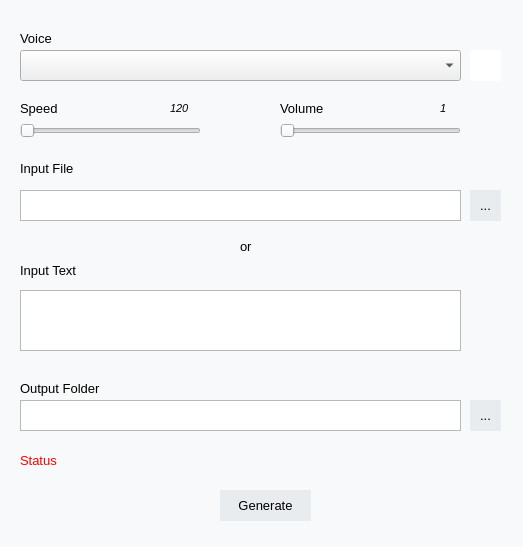
<?xml version="1.0" encoding="UTF-8"?>
<ui version="4.0">
 <class>MainWindow</class>
 <widget class="QMainWindow" name="MainWindow">
  <property name="geometry">
   <rect>
    <x>0</x>
    <y>0</y>
    <width>523</width>
    <height>547</height>
   </rect>
  </property>
  <property name="windowTitle">
   <string>Text to Speech Generation</string>
  </property>
  <property name="styleSheet">
   <string notr="true">QMainWindow, QDialog {
    background-color: rgb(248, 249, 250);
}

QPushButton, QToolButton {
    background-color: rgb(233, 236, 239);
    border: none;
}

QPushButton:hover, QToolButton:hover {
    background-color: #dcdcdc;
}</string>
  </property>
  <widget class="QWidget" name="centralwidget">
   <widget class="QComboBox" name="Voice">
    <property name="geometry">
     <rect>
      <x>20</x>
      <y>50</y>
      <width>441</width>
      <height>31</height>
     </rect>
    </property>
    <property name="font">
     <font>
      <family>Segoe UI</family>
      <pointsize>10</pointsize>
     </font>
    </property>
    <property name="toolTip">
     <string>&lt;html&gt;&lt;head/&gt;&lt;body&gt;&lt;p&gt;Select Voice&lt;/p&gt;&lt;/body&gt;&lt;/html&gt;</string>
    </property>
   </widget>
   <widget class="QLabel" name="VoiceLabel">
    <property name="geometry">
     <rect>
      <x>20</x>
      <y>30</y>
      <width>101</width>
      <height>16</height>
     </rect>
    </property>
    <property name="font">
     <font>
      <family>Segoe UI</family>
      <pointsize>10</pointsize>
     </font>
    </property>
    <property name="text">
     <string>Voice</string>
    </property>
   </widget>
   <widget class="QSlider" name="Rate">
    <property name="geometry">
     <rect>
      <x>20</x>
      <y>120</y>
      <width>181</width>
      <height>22</height>
     </rect>
    </property>
    <property name="toolTip">
     <string>&lt;html&gt;&lt;head/&gt;&lt;body&gt;&lt;p&gt;Select speed of the voice. Valid range 0 to 200&lt;/p&gt;&lt;/body&gt;&lt;/html&gt;</string>
    </property>
    <property name="minimum">
     <number>1</number>
    </property>
    <property name="maximum">
     <number>200</number>
    </property>
    <property name="value">
     <number>1</number>
    </property>
    <property name="orientation">
     <enum>Qt::Horizontal</enum>
    </property>
   </widget>
   <widget class="QLabel" name="RateLabel">
    <property name="geometry">
     <rect>
      <x>20</x>
      <y>100</y>
      <width>101</width>
      <height>16</height>
     </rect>
    </property>
    <property name="font">
     <font>
      <family>Segoe UI</family>
      <pointsize>10</pointsize>
     </font>
    </property>
    <property name="text">
     <string>Speed</string>
    </property>
   </widget>
   <widget class="QSlider" name="Volume">
    <property name="geometry">
     <rect>
      <x>280</x>
      <y>120</y>
      <width>181</width>
      <height>22</height>
     </rect>
    </property>
    <property name="toolTip">
     <string>&lt;html&gt;&lt;head/&gt;&lt;body&gt;&lt;p&gt;Select volume 0 to 1&lt;/p&gt;&lt;/body&gt;&lt;/html&gt;</string>
    </property>
    <property name="minimum">
     <number>0</number>
    </property>
    <property name="maximum">
     <number>10</number>
    </property>
    <property name="singleStep">
     <number>1</number>
    </property>
    <property name="value">
     <number>0</number>
    </property>
    <property name="sliderPosition">
     <number>0</number>
    </property>
    <property name="orientation">
     <enum>Qt::Horizontal</enum>
    </property>
   </widget>
   <widget class="QLabel" name="VolumeLabel">
    <property name="geometry">
     <rect>
      <x>280</x>
      <y>100</y>
      <width>101</width>
      <height>16</height>
     </rect>
    </property>
    <property name="font">
     <font>
      <family>Segoe UI</family>
      <pointsize>10</pointsize>
     </font>
    </property>
    <property name="text">
     <string>Volume</string>
    </property>
   </widget>
   <widget class="QTextEdit" name="InputFile">
    <property name="geometry">
     <rect>
      <x>20</x>
      <y>190</y>
      <width>441</width>
      <height>31</height>
     </rect>
    </property>
    <property name="font">
     <font>
      <family>Segoe UI</family>
      <pointsize>10</pointsize>
     </font>
    </property>
    <property name="toolTip">
     <string>&lt;html&gt;&lt;head/&gt;&lt;body&gt;&lt;p&gt;Select input text file for generation&lt;/p&gt;&lt;/body&gt;&lt;/html&gt;</string>
    </property>
   </widget>
   <widget class="QLabel" name="InputFileLabel">
    <property name="geometry">
     <rect>
      <x>20</x>
      <y>160</y>
      <width>101</width>
      <height>16</height>
     </rect>
    </property>
    <property name="font">
     <font>
      <family>Segoe UI</family>
      <pointsize>10</pointsize>
     </font>
    </property>
    <property name="text">
     <string>Input File</string>
    </property>
   </widget>
   <widget class="QToolButton" name="InputFileBrowse">
    <property name="geometry">
     <rect>
      <x>470</x>
      <y>190</y>
      <width>31</width>
      <height>31</height>
     </rect>
    </property>
    <property name="font">
     <font>
      <pointsize>10</pointsize>
     </font>
    </property>
    <property name="text">
     <string>...</string>
    </property>
   </widget>
   <widget class="QLabel" name="OrLabel">
    <property name="geometry">
     <rect>
      <x>240</x>
      <y>240</y>
      <width>47</width>
      <height>13</height>
     </rect>
    </property>
    <property name="font">
     <font>
      <family>Segoe UI</family>
      <pointsize>10</pointsize>
     </font>
    </property>
    <property name="text">
     <string>or</string>
    </property>
   </widget>
   <widget class="QTextEdit" name="InputText">
    <property name="geometry">
     <rect>
      <x>20</x>
      <y>290</y>
      <width>441</width>
      <height>61</height>
     </rect>
    </property>
    <property name="font">
     <font>
      <family>Segoe UI</family>
      <pointsize>10</pointsize>
     </font>
    </property>
    <property name="toolTip">
     <string>&lt;html&gt;&lt;head/&gt;&lt;body&gt;&lt;p&gt;Provide input text if file not given&lt;/p&gt;&lt;/body&gt;&lt;/html&gt;</string>
    </property>
   </widget>
   <widget class="QLabel" name="InputTextLabel">
    <property name="geometry">
     <rect>
      <x>20</x>
      <y>260</y>
      <width>101</width>
      <height>21</height>
     </rect>
    </property>
    <property name="font">
     <font>
      <family>Segoe UI</family>
      <pointsize>10</pointsize>
     </font>
    </property>
    <property name="text">
     <string>Input Text</string>
    </property>
   </widget>
   <widget class="QLabel" name="Status">
    <property name="geometry">
     <rect>
      <x>20</x>
      <y>450</y>
      <width>431</width>
      <height>21</height>
     </rect>
    </property>
    <property name="font">
     <font>
      <family>Segoe UI</family>
      <pointsize>10</pointsize>
     </font>
    </property>
    <property name="styleSheet">
     <string notr="true">color: rgb(255, 0, 0);</string>
    </property>
    <property name="text">
     <string>Status</string>
    </property>
   </widget>
   <widget class="QPushButton" name="Generate">
    <property name="geometry">
     <rect>
      <x>220</x>
      <y>490</y>
      <width>91</width>
      <height>31</height>
     </rect>
    </property>
    <property name="font">
     <font>
      <family>Segoe UI</family>
      <pointsize>10</pointsize>
     </font>
    </property>
    <property name="toolTip">
     <string>&lt;html&gt;&lt;head/&gt;&lt;body&gt;&lt;p&gt;Generate voice&lt;/p&gt;&lt;/body&gt;&lt;/html&gt;</string>
    </property>
    <property name="text">
     <string>Generate</string>
    </property>
   </widget>
   <widget class="QToolButton" name="OutputFolderBrowse">
    <property name="geometry">
     <rect>
      <x>470</x>
      <y>400</y>
      <width>31</width>
      <height>31</height>
     </rect>
    </property>
    <property name="font">
     <font>
      <pointsize>10</pointsize>
     </font>
    </property>
    <property name="text">
     <string>...</string>
    </property>
   </widget>
   <widget class="QTextEdit" name="OutputFolder">
    <property name="geometry">
     <rect>
      <x>20</x>
      <y>400</y>
      <width>441</width>
      <height>31</height>
     </rect>
    </property>
    <property name="font">
     <font>
      <family>Segoe UI</family>
      <pointsize>10</pointsize>
     </font>
    </property>
    <property name="toolTip">
     <string>&lt;html&gt;&lt;head/&gt;&lt;body&gt;&lt;p&gt;Provide output folder path&lt;/p&gt;&lt;/body&gt;&lt;/html&gt;</string>
    </property>
   </widget>
   <widget class="QLabel" name="OutputFolderLabel">
    <property name="geometry">
     <rect>
      <x>20</x>
      <y>380</y>
      <width>101</width>
      <height>16</height>
     </rect>
    </property>
    <property name="font">
     <font>
      <family>Segoe UI</family>
      <pointsize>10</pointsize>
     </font>
    </property>
    <property name="text">
     <string>Output Folder</string>
    </property>
   </widget>
   <widget class="QLabel" name="RateStatus">
    <property name="geometry">
     <rect>
      <x>170</x>
      <y>100</y>
      <width>41</width>
      <height>16</height>
     </rect>
    </property>
    <property name="font">
     <font>
      <family>Segoe UI</family>
      <pointsize>8</pointsize>
      <italic>true</italic>
     </font>
    </property>
    <property name="text">
     <string>120</string>
    </property>
   </widget>
   <widget class="QLabel" name="VolumeStatus">
    <property name="geometry">
     <rect>
      <x>440</x>
      <y>100</y>
      <width>31</width>
      <height>16</height>
     </rect>
    </property>
    <property name="font">
     <font>
      <family>Segoe UI</family>
      <pointsize>8</pointsize>
      <italic>true</italic>
     </font>
    </property>
    <property name="text">
     <string>1</string>
    </property>
   </widget>
   <widget class="QToolButton" name="Preview">
    <property name="geometry">
     <rect>
      <x>470</x>
      <y>50</y>
      <width>31</width>
      <height>31</height>
     </rect>
    </property>
    <property name="font">
     <font>
      <family>Segoe UI</family>
      <pointsize>10</pointsize>
     </font>
    </property>
    <property name="toolTip">
     <string>&lt;html&gt;&lt;head/&gt;&lt;body&gt;&lt;p&gt;Preview voice&lt;/p&gt;&lt;/body&gt;&lt;/html&gt;</string>
    </property>
    <property name="styleSheet">
     <string notr="true">QToolButton {
    background-color: rgb(255, 255, 255);
    border: none;
}
QToolButton:hover {
    background-color: #dcdcdc;
}</string>
    </property>
    <property name="text">
     <string/>
    </property>
   </widget>
  </widget>
 </widget>
 <resources/>
 <connections/>
</ui>
